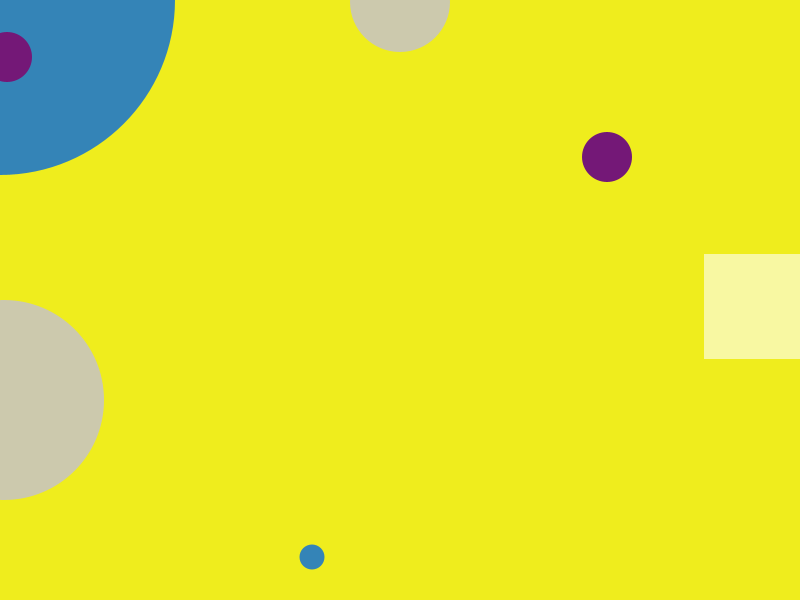
Frame 1 (no input)
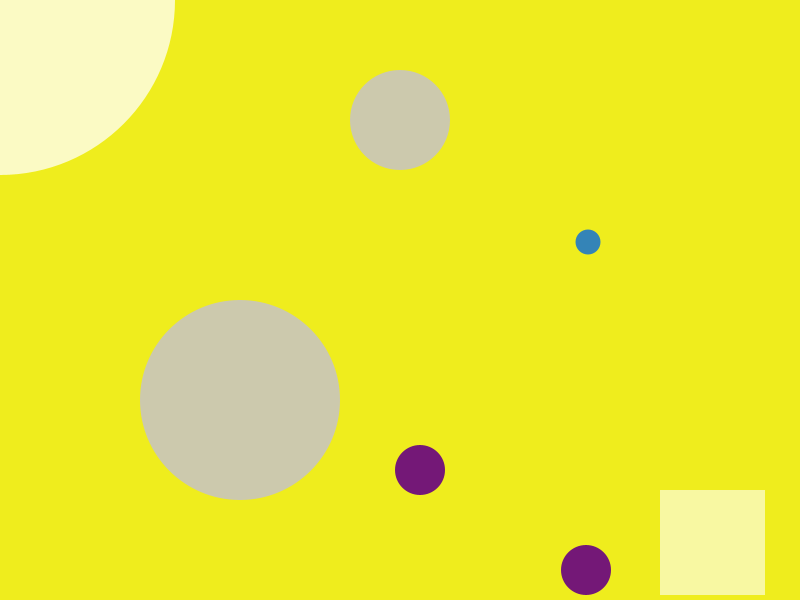
Frame 60 (the mouse pressed at the canvas centre just before this capture)
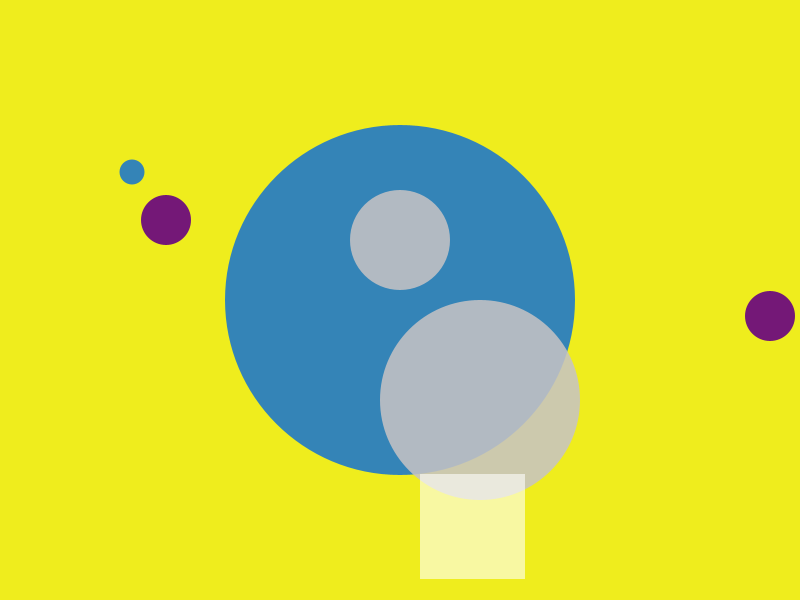
Frame 120 (the mouse held since frame 60 and released just before this capture)

The Processing sketch that drew these frames (run headless with seeded random() and noise(); from frame 60 on, the mouse is pressed at the canvas centre):

// Processing sketch: processing_105052
// ── processing_105052.pde

int x;
int y;
int xSpeed;
int ySpeed;

int x1;
int y1;
int xSpeed1;
int ySpeed1;

int x2;
int y2;
int xSpeed2;
int ySpeed2;

int x3;
int y3;
int xSpeed3;
int ySpeed3;

int x4;
int y4;
int xSpeed4;
int ySpeed4;

int x5;
int y5;
int xSpeed5;
int ySpeed5;

void setup() {
  size(800, 600);
  smooth();
  noStroke();

  //start ball
  x=400;
  y=0;

  //set initial speed
  xSpeed=0;
  ySpeed=2;

  //start ball1
  x1=0;
  y1=400;

  xSpeed1=4;
  ySpeed1=0;

  //start ball1
  x2=0;
  y2=50;

  xSpeed2=7;
  ySpeed2=7;

  //start ball1
  x3=600;
  y3=150;

  xSpeed3=7;
  ySpeed3=7;

  //start ball1
  x4=300;
  y4=550;

  xSpeed4=12;
  ySpeed4=7;

  //start rect
  x5=700;
  y5=250;

  xSpeed5=4;
  ySpeed5=4;
}

void draw() { 
  background(239, 237, 29); 

  //position changes
  x = x + xSpeed;
  y = y + ySpeed;

  x1 = x1 + xSpeed1;
  y1 = y1 + ySpeed1;

  x2 = x2 + xSpeed2;
  y2 = y2 + ySpeed2;

  x3 = x3 + xSpeed3;
  y3 = y3 + ySpeed3;

  x4 = x4 + xSpeed4;
  y4 = y4 + ySpeed4;

  x5 = x5 + xSpeed5;
  y5 = y5 + ySpeed5;


  if (x >= width) {
    xSpeed = xSpeed * -1;
  }

  //left boundary
  if (x<= 0) { 
    xSpeed = xSpeed * -1;
  }

  //top boundary
  if (y>= 0) { 
    ySpeed = ySpeed * -1;
  }

  //bottom boundary
  if (y<= 550) {
    ySpeed = ySpeed * -1;
  }


  //ball1


    if (x1 >= 700) {
    xSpeed1 = xSpeed1 * -1;
  }

  //left boundary
  if (x1<= 0) { 
    xSpeed1 = xSpeed1 * -1;
  }

  //top boundary
  if (y1>= width) { 
    ySpeed1 = ySpeed1 * -1;
  }

  //bottom boundary
  if (y1<= 0) {
    ySpeed1 = ySpeed1 * -1;
  }


  //ball2


  if (x2 >= width) {
    xSpeed2 = xSpeed2 * -1;
  }

  //left boundary
  if (x2<= 0) { 
    xSpeed2 = xSpeed2 * -1;
  }

  //top boundary
  if (y2>= height) { 
    ySpeed2 = ySpeed2 * -1;
  }

  //bottom boundary
  if (y2<= 0) {
    ySpeed2 = ySpeed2 * -1;
  }


  //ball3


  if (x3 >= width) {
    xSpeed3 = xSpeed3 * -1;
  }

  //left boundary
  if (x3<= 0) { 
    xSpeed3 = xSpeed3 * -1;
  }

  //top boundary
  if (y3>= height) { 
    ySpeed3 = ySpeed3 * -1;
  }

  //bottom boundary
  if (y3<= 0) {
    ySpeed3 = ySpeed3 * -1;
  }

  //ball4


  if (x4 >= width) {
    xSpeed4 = xSpeed4 * -1;
  }

  //left boundary
  if (x4<= 0) { 
    xSpeed4 = xSpeed4 * -1;
  }

  //top boundary
  if (y4>= height) { 
    ySpeed4 = ySpeed4 * -1;
  }

  //bottom boundary
  if (y4<= 0) {
    ySpeed4 = ySpeed4 * -1;
  }


  //rect


  if (x5 >= width) {
    xSpeed5 = xSpeed5 * -1;
  }

  //left boundary
  if (x5<= 0) { 
    xSpeed5 = xSpeed5 * -1;
  }

  //top boundary
  if (y5>= height) { 
    ySpeed5 = ySpeed5 * -1;
  }

  //bottom boundary
  if (y5<= 0) {
    ySpeed5 = ySpeed5 * -1;
  }





  if (x4<= width/2) {
    fill(52, 132, 183, 255);
  } 
  else {
    fill(255, 255, 255, 188);
  }


  ellipse(mouseX, mouseY, 350, 350);
  fill (116, 24, 119, 255);
  ellipse(x2, y2, 50, 50);
  ellipse(x3, y3, 50, 50);

  fill (52, 132, 183, 255);
  ellipse(x4, y4, 25, 25);

  fill (198, 195, 196, 220);
  ellipse(x, y, 100, 100);
  ellipse(x1, y1, 200, 200);

  fill(255, 255, 255, 150);
  rect(x5, y5, 105, 105);
}
